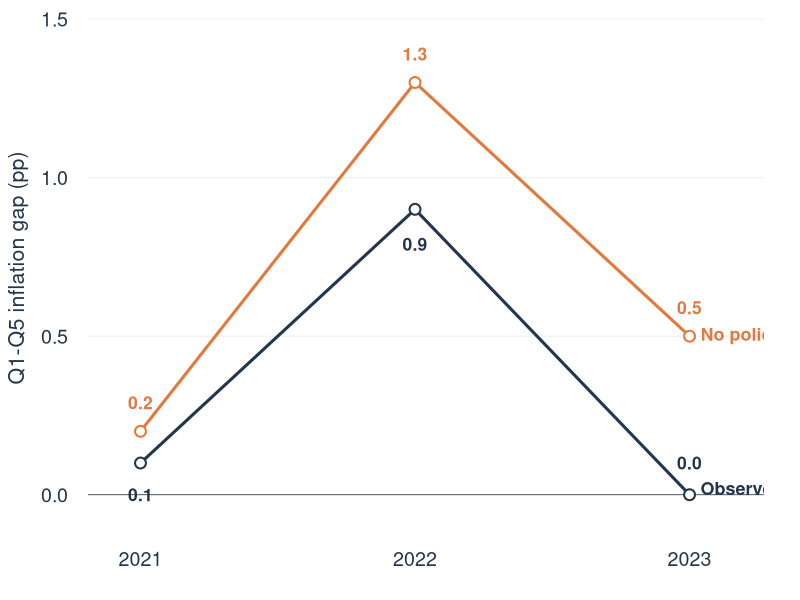

Source code (R):
# Direct annual Q1--Q5 inflation-gap comparison for slide 15.
# Values come from the annual observed and policy-counterfactual tables.

root <- normalizePath(".", mustWork = TRUE)
out <- file.path(root, "fig", "slide15_observed_no_policy_q1_q5_gap.pdf")

year <- 2021:2023
observed <- c(0.1, 0.9, 0.0)
policy_effect <- c(-0.1, -0.4, -0.5) # observed minus no-policy gap
no_policy <- observed - policy_effect

navy <- "#24364B"
orange <- "#E07A3F"
gray <- "#E8ECEF"

pdf(out, width = 9.8, height = 4.6, family = "sans", useDingbats = FALSE)
par(mar = c(3.5, 4.4, 0.3, 1.8), fg = navy, col.axis = navy,
    col.lab = navy, family = "sans", bty = "n", las = 1,
    cex.axis = 1.18, cex.lab = 1.28)

plot(year, observed, type = "n", xlim = c(2020.9, 2023.18),
     ylim = c(-0.05, 1.48), xaxt = "n", yaxt = "n",
     xlab = "", ylab = "Q1-Q5 inflation gap (pp)")
abline(h = c(0, 0.5, 1.0, 1.5), col = gray, lwd = 0.8)
axis(1, at = year, labels = year, tick = FALSE, col = NA, col.axis = navy)
axis(2, at = c(0, 0.5, 1.0, 1.5), tick = FALSE, col = NA,
     col.axis = navy)
abline(h = 0, col = navy, lwd = 0.8)

lines(year, no_policy, col = orange, lwd = 3)
points(year, no_policy, col = orange, bg = "white", pch = 21, lwd = 2, cex = 1.45)
lines(year, observed, col = navy, lwd = 3)
points(year, observed, col = navy, bg = "white", pch = 21, lwd = 2, cex = 1.45)

text(year, no_policy + 0.09, sprintf("%.1f", no_policy), col = orange,
     font = 2, cex = 1.05)
text(year, observed - c(0.10, 0.11, -0.10), sprintf("%.1f", observed),
     col = navy, font = 2, cex = 1.05)

text(2023.04, no_policy[3], "No policy", col = orange, adj = 0,
     font = 2, cex = 1.08)
text(2023.04, observed[3] + 0.02, "Observed", col = navy, adj = 0,
     font = 2, cex = 1.08)

dev.off()
